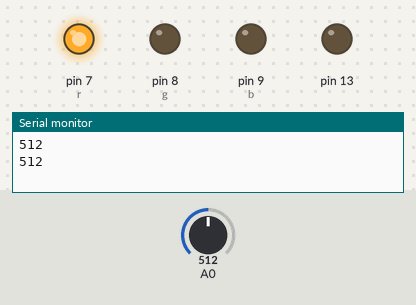
Simulated run of this sketch. Board: Arduino Uno, built with avr-gcc and run on an emulated ATmega328P. Parts: output pins drawn as LEDs (lit = HIGH), the last lines printed to the serial monitor. The test bench sets the inputs (shaded band); at power-on: A0 = 512.

Above: at 2.8 s.
2.9 s: A0 set to 408
6.2 s: A0 set to 390
At 9.3 s:
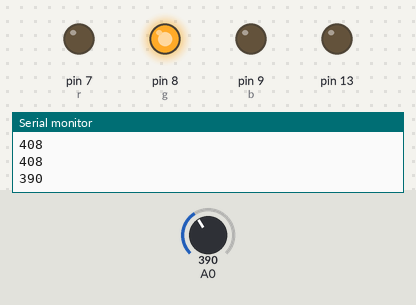
10.5 s: A0 set to 410
At 13.5 s:
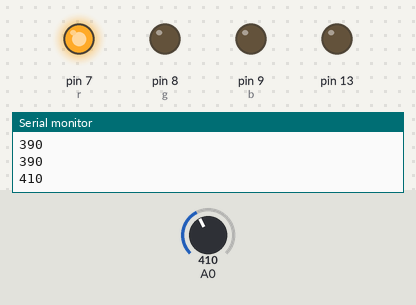
14.5 s: A0 set to 306
At 17.8 s:
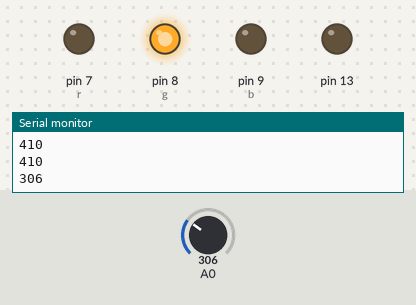
Timing chart, 0 to 19.3 s (numbered marks = the images above; inputs shaded):
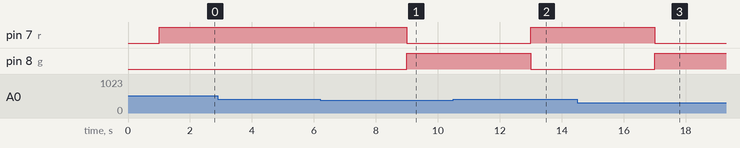

The sketch:

finalcode.ino
```cpp
int r = 7;
int g = 8;
int b = 9;
// initialize serial communication at 9600 bits per second:
void setup()
{ Serial.begin(9600);
  pinMode(13, OUTPUT);
  pinMode(r, OUTPUT);
  pinMode(g, OUTPUT);
  pinMode(b, OUTPUT);
}
void loop() {
  // read the input on analog pin 0:
  int sensorValue = analogRead(A0);
  Serial.println(sensorValue);
  delay(1000);

  if (sensorValue > 400) {
    digitalWrite(r, HIGH);
    digitalWrite(g, LOW);
    digitalWrite(b, LOW);
    delay(1000);
  }
  else {
    digitalWrite(r, LOW);    // turn the LED off by making the voltage LOW
    digitalWrite(g, HIGH);
    digitalWrite(b, LOW);
    delay(1000);
  }
}
```

Measured:
- the behaviour switches between 401 and 400 on A0 (found by bisection; images 0 and 1)
- after the input at 6.2 s, pin 7 (r): HIGH → LOW after 2.8 s; pin 8 (g): LOW → HIGH after 2.8 s
- after the input at 10.5 s, pin 7 (r): LOW → HIGH after 2.5 s; pin 8 (g): HIGH → LOW after 2.5 s
- after the input at 14.5 s, pin 7 (r): HIGH → LOW after 2.5 s; pin 8 (g): LOW → HIGH after 2.5 s
